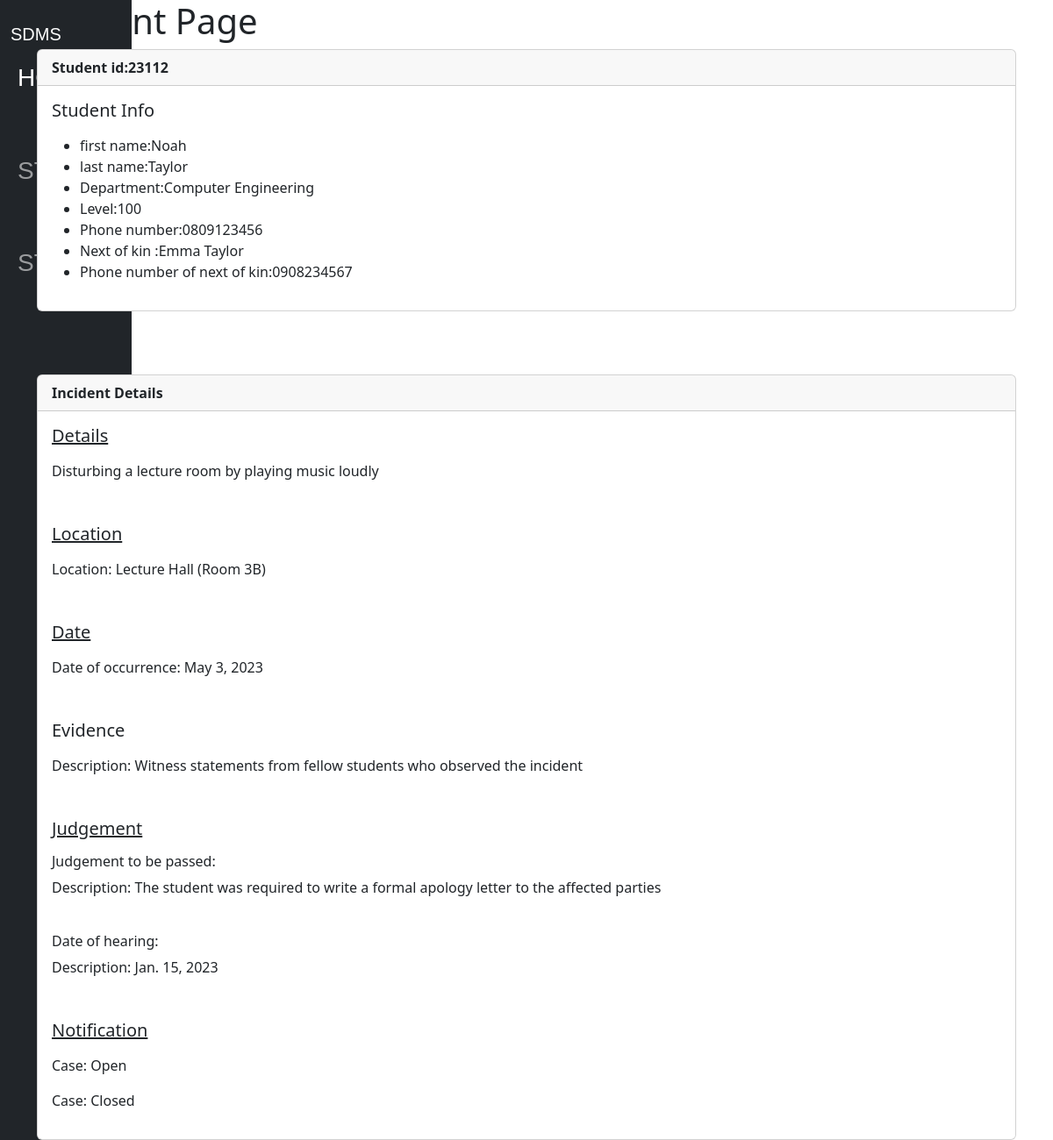
Page /student/23112/ (signed in) on the committed database.
### main/models.py (models this page shows, shortened)
class Student(models.Model):
    Stud_ID = models.IntegerField(primary_key=True)
    FName = models.CharField(max_length=50)
    LName = models.CharField(max_length=50)
    Dept = models.CharField(max_length=45)
    Levl = models.IntegerField()
    Phone_No = models.CharField(max_length=11)
    Next_of_Kin = models.CharField(max_length=50)
    password=models.CharField(max_length=6)
    Next_of_Kin_Phone_No = models.CharField(max_length=11)

class Incidents(models.Model):
    Incident_No = models.CharField(max_length=5, primary_key=True)
    Date_of_Occurence = models.DateField()
    Location = models.CharField(max_length=25)
    Descr = models.TextField()
    Stud_ID = models.ForeignKey(Student, on_delete=models.CASCADE)

class Evidence(models.Model):
    Evidence_No = models.CharField(max_length=5, primary_key=True)
    Ev_Type = models.CharField(max_length=30)
    Details = models.TextField()
    Incident_No = models.ForeignKey(Incidents, on_delete=models.CASCADE)
    Stud_ID = models.ForeignKey(Student, on_delete=models.CASCADE)

class Disciplinary_Actions(models.Model):
    Case_No = models.CharField(max_length=5, primary_key=True)
    Date_of_Hearing = models.DateField()
    Penance_Type = models.CharField(max_length=50)
    Penance_Details = models.TextField()
    Stud_ID = models.ForeignKey(Student, on_delete=models.CASCADE)
    Incident_No = models.ForeignKey(Incidents, on_delete=models.CASCADE)

class Records(models.Model):
    Record_No = models.CharField(max_length=5, primary_key=True)
    Case_Status = models.CharField(max_length=50)
    Stud_ID = models.ForeignKey(Student, on_delete=models.CASCADE)
    Incident_No = models.ForeignKey(Incidents, on_delete=models.CASCADE)
    Case_No = models.ForeignKey(Disciplinary_Actions, on_delete=models.CASCADE)

### main/views.py (the view)
# urls.py: path('student/<int:pk>/',views.student,name='student'),
def student(request,pk):
    students = get_object_or_404(Student, pk=pk)
    incidents = Incidents.objects.filter(Stud_ID=pk)
    discipline = Disciplinary_Actions.objects.filter(Stud_ID=pk)
    record = Records.objects.filter(Stud_ID=pk)
    evidence = Evidence.objects.filter(Stud_ID=pk)
    return render(request,'student.html',{'students':students,'incidents':incidents, 'discipline':discipline,'record':record,'evidence':evidence})

### main/Templates/student.html
{%extends 'base.html' %}
{% block content %}
<h1> Student Page</h1>
<div class="card">
    <div class="card-header">
      <strong>Student id:{{students.Stud_ID}}</strong>
    </div>
    <div class="card-body">
      <h5 class="card-title">Student Info</h5>
      <p class="card-text">
    <ul>
        <li>first name:{{students.FName}}</li>
        <li>last name:{{students.LName}}</li>
        <li>Department:{{students.Dept}}</li>
        <li>Level:{{students.Levl}}</li>
        <li>Phone number:{{students.Phone_No}}</li>
        <li>Next of kin :{{students.Next_of_Kin}}</li>
        <li>Phone number of next of kin:{{students.Next_of_Kin_Phone_No}}</li>
    </ul>
      </p>
    </div>
  </div>
<br/>
<br/>
<br/>
<div class="card">
  <div class="card-header">
    <strong>Incident Details</strong>
  </div>
  <div class="card-body">
    <u><h5 class="card-title">Details</h5></u>
    <p class="card-text">
      {% for incident in incidents %}
          <p>{{ incident.Descr }}</p>
      {% endfor %}
    </p>
  </div>
  <div class="card-body">
    <u><h5 class="card-title">Location</h5></u>
    <p class="card-text">
      {% for incident in incidents %}
          <p>Location: {{ incident.Location }}</p>
      {% endfor %}
    </p>
  </div>
  <div class="card-body">
    <u><h5 class="card-title">Date</h5></u>
    <p class="card-text">
      {% for incident in incidents %}
          <p>Date of occurrence: {{ incident.Date_of_Occurence }}</p>
      {% endfor %}
    </p>
  </div>
  <div class="card-body">
    <h5 class="card-title">Evidence</h5>
    <p class="card-text">
      {% for evi in evidence %}
      <p>Description: {{ evi.Details }}</p>
      {% endfor %}
    </p>
  </div>
  <div class="card-body">
    <u><h5 class="card-title">Judgement</h5></u>
    <p class="card-text">
      <h6> Judgement to be passed:</h6> {% for disc in discipline %}
      <p>Description: {{ disc.Penance_Details }}</p>
  {% endfor %}
      <br/>
      <h6>Date of hearing:</h6>{% for disc in discipline %}
      <p>Description: {{ disc.Date_of_Hearing }}</p>
  {% endfor %}
    </p>
  </div>
  <div class="card-body">
    <u><h5 class="card-title">Notification</h5></u>
    <p class="card-text">
      {% for rec in record %}
      <p>Case: {{ rec.Case_Status}}</p>
  {% endfor %}
    </p>
  </div>
</div>
{% endblock %}

### main/Templates/Base.html (shortened to what this page needs)
<!doctype html>
<html lang="en">
  <head>
    <link href="https://cdn.jsdelivr.net/npm/bootstrap@5.3.2/dist/css/bootstrap.min.css" rel="stylesheet">
  </head>
  <body>
    {% include 'Navbar.html' %}
    <div class='container'>
      {% if user.is_authenticated %}
        {% block content %}
        {% endblock %}
      {% else %}
      <p><a href="/login">login Here</a></p>
      {% endif %}
    </div>
  </body>
</html>

### main/Templates/Navbar.html (shortened to what this page needs)
<nav class="navbar navbar-expand-lg navbar-dark bg-dark"  style=" position: fixed; top:0; left:0; height:100%; overflow:auto;
width:150px; display:block; ">
    <div class="container-fluid" style=" display: block;">
      <h1 style="font-family:Impact, Haettenschweiler, 'Arial Narrow Bold', sans-serif;" ><a class="navbar-brand" href="#">SDMS</a></h1>
      <div class="collapse navbar-collapse" id="navbarSupportedContent" >
        <ul class="navbar-nav me-auto mb-2 mb-lg-0" style=" display: block;padding-bottom:50px;">
          <li class="nav-item">
            <h3  style="font-family:Impact, Haettenschweiler, 'Arial Narrow Bold', sans-serif;"><a class="nav-link active" aria-current="page" href="{%url 'home'%}">HOME</a></h3>
          </li>
          <br/>
          <br/>
          <li class="nav-item">
            <h3 style="font-family: Impact, Haettenschweiler, 'Arial Narrow Bold', sans-serif;"><a class="nav-link" href="{% url 'student_login' %}">STUDENT</a></h3>
          </li>
          <br/>
          <br/>
          <li class="nav-item">
           <h3 style="font-family:Impact, Haettenschweiler, 'Arial Narrow Bold', sans-serif;"> <a class="nav-link" href="{%url 'staff_login' %}">STAFF</a></h3>
          </li>
          <br/>
          <br/>
        </ul>
      </div>
    </div>
  </nav>

### rows in the picture
Student: Stud_ID "23112", FName "Noah", LName "Taylor", Dept "Computer Engineering", Levl "100", Phone_No "0809123456", Next_of_Kin "Emma Taylor", Next_of_Kin_Phone_No "0908234567"
Incidents: Descr "Disturbing a lecture room by playing music loudly", Location "Lecture Hall (Room 3B)", Date_of_Occurence "May 3, 2023"
Evidence: Details "Witness statements from fellow students who observed the incident"
Disciplinary_Actions: Penance_Details "The student was required to write a formal apology letter to the affected parties", Date_of_Hearing "Jan. 15, 2023"
Records: Case_Status "Open"
Records: Case_Status "Closed"
